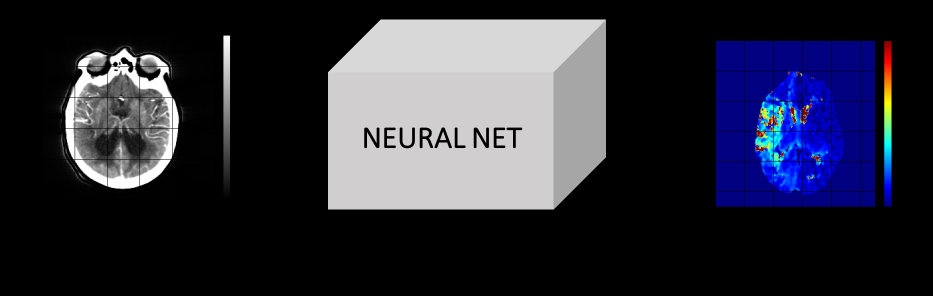
#> input picture Fig/ctp_workflow_resized.png, 1866 x 591 px (shown at 1/2 size); its folder holds only this picture in this run
$ python -i CT_utils.py   (imports and definitions only)   (older library calls are emulated)
#> lines starting #> are read from the running program, lines starting #| are printed output that depends on the picture
# Module containing useful functions for CT image processing
# Module for DCM reading
import pydicom as dicom
import numpy as np
import os
# Modules for image registration
from skimage.registration import phase_cross_correlation
from scipy.ndimage import fourier_shift
# Modules for mask generation
from skimage import morphology
from scipy import ndimage
# Visualization modules
from matplotlib import cm
from matplotlib import pyplot as plt
import matplotlib.animation as animation
from matplotlib.animation import FuncAnimation
from celluloid import Camera
# Spatial desampling
from scipy.ndimage import uniform_filter
# Time interpolation
import scipy.interpolate as interpolate
# Image rotation for given time step
from  skimage.measure import regionprops, label, find_contours
from skimage.transform import rotate
# Time filtering
from scipy.ndimage import convolve1d
from skimage import feature


# [312 lines left out: functions read_slices, read_Tmax, transform_to_hu, window_image, skull_mask, image_registration and 9 more, not called in this run]


# Skull stripping mask
def genCont(image, cont):
    """Function to create image contour from coordinates"""
    cont_imag = np.zeros_like(image)
    for ii in range(len(cont)):
        cont_imag[cont[ii,0],cont[ii,1]] = 1
    return cont_imag

def skull_strip_mask(image, bone_hu=110, ct_inf=-110, ct_sup=120):
    """Function to create Skull mask"""
    img_max = image.ravel().max()
    # Selecting areas with certain
    image_mask = np.zeros_like(image).astype(np.int)
    image_mask[(bone_hu < image) & (image < img_max)] = 1
    # Removing objects with area smaller than a certain values
    image_mask_clean = morphology.remove_small_objects(image_mask.astype(bool), 1500)

    # Improving skull definition
    labels, label_nb = ndimage.label(image_mask_clean)
    se = morphology.disk(10)
    close_small_bin = morphology.closing(labels, se)
    # Finding contours of the various areas
    contours = find_contours(close_small_bin,0)

    # Creating masks of the various rounded areas
    areas = []
    masks = []
    for contour in contours:
        cont = genCont(image_mask_clean,np.array(contour,dtype=np.int)).astype(np.int)
        mask = morphology.dilation(cont, np.ones((2, 2)))
        mask = ndimage.morphology.binary_fill_holes(mask)
        mask = morphology.dilation(mask, np.ones((3, 3)))
        masks.append(mask.copy())
        # Computing areas to find correct inner portion
        areas.append(np.sum(mask.ravel()))

    #use_Tmax = flag to check if an inner portion of the brain is present in the current section
    if len(areas) == 1:
        # If only one contour is found, there is no inner portion
        mask = masks[0].astype(np.float32)
        use_Tmax = 0
    elif len(areas) > 1:
        # If two or more contours have been found, take the second-largest one as inner portion
        sort_idx = np.argsort(areas)
        mask = masks[sort_idx[1]].astype(np.float32)
        use_Tmax = 1

        # Improving skull definition
        maskedImg = image * mask
        image_mask = np.zeros_like(maskedImg).astype(np.int)
        image_mask[(ct_inf < maskedImg) & (maskedImg < ct_sup)] = 1
        # Removing objects with area smaller than a certain values
        image_mask_clean = morphology.remove_small_objects(image_mask.astype(bool), 3000)

        # Improving skull definition again
        labels, label_nb = ndimage.label(image_mask_clean)
        se = morphology.disk(2)
        close_small_bin = morphology.closing(labels, se)
        if close_small_bin.max() == 2:
            image_mask = np.zeros_like(maskedImg).astype(np.int)
            image_mask[close_small_bin == 2] = 1
            image_mask_clean = morphology.remove_small_objects(image_mask.astype(bool), 6000)
            mask = ndimage.morphology.binary_fill_holes(image_mask_clean)
            maskedImg = image * mask
    else:
        # No areas have been found
        mask = np.zeros_like(image_mask_clean, dtype=np.float32)
        use_Tmax = 0
    return mask, use_Tmax

# [10 lines left out: function skull_strip_mask_4d, not called in this run]

>>> import cv2
>>> picture = cv2.imread('../Fig/ctp_workflow_resized.png', cv2.IMREAD_GRAYSCALE)
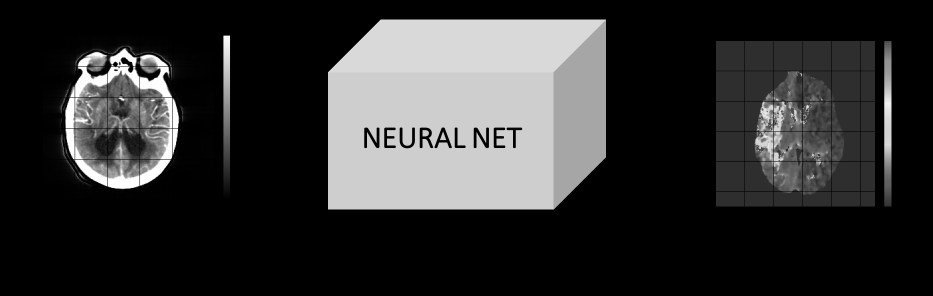
#> picture: shape (591, 1866) (shown at 1/2 size); min 0, max 255, mean 49.6
>>> result = skull_strip_mask(picture)
#> in skull_strip_mask, `img_max = image.ravel().max()`: img_max = 255
#> in skull_strip_mask, `maskedImg = image * mask`:
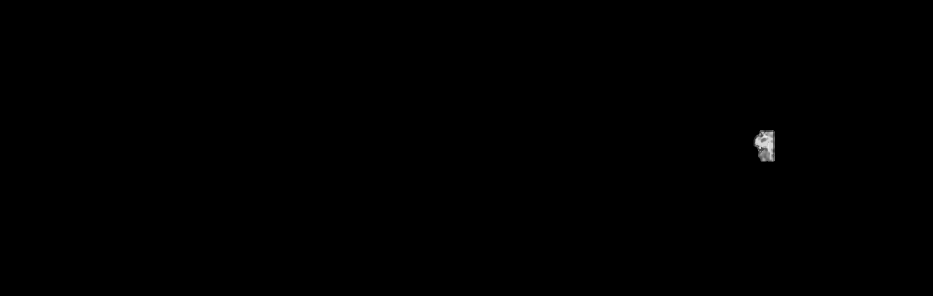
#> maskedImg: shape (591, 1866) float32 (shown at 1/2 size); min 0, max 241, mean 0.3
